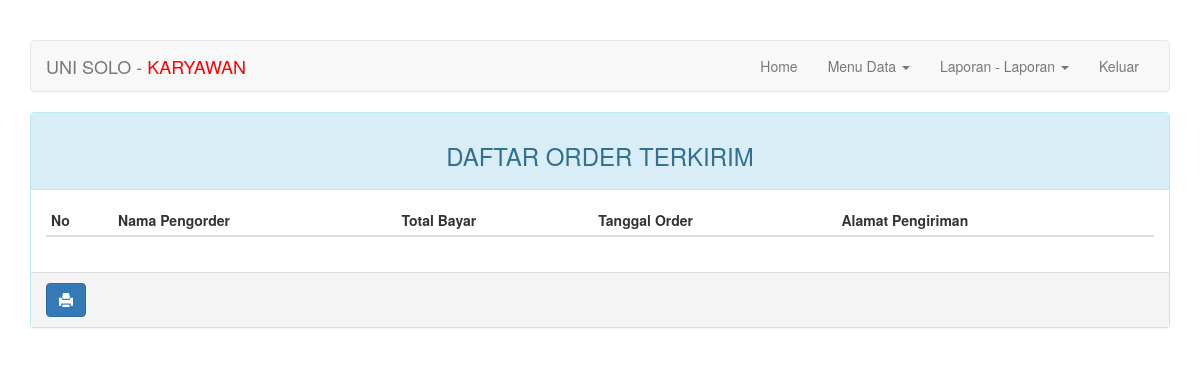
The page /karyawan/index.php?halaman=lap_order_terkirim (signed in) on the database as committed earlier.
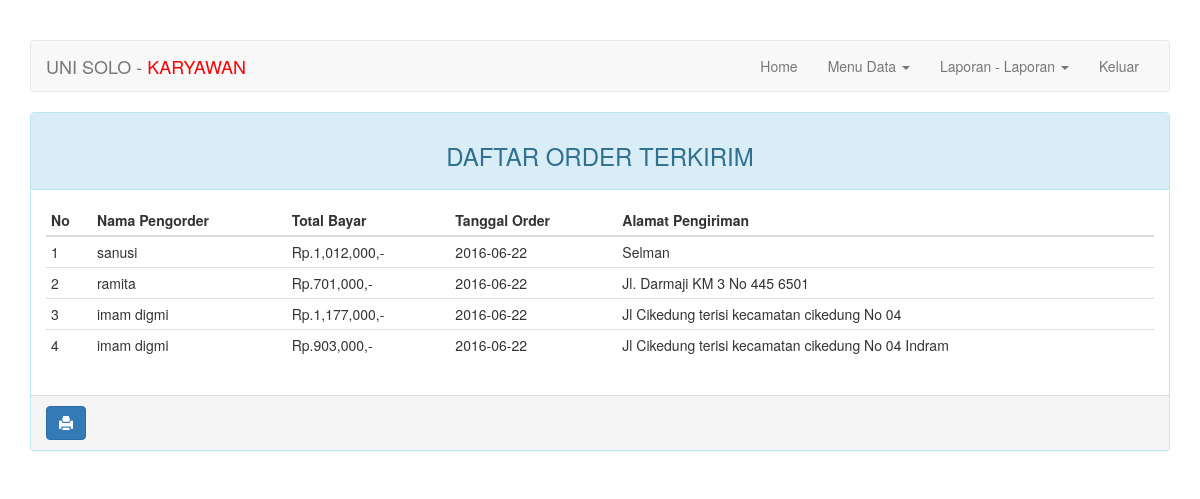
The same page on the database as committed later.
### tables this page shows
CREATE TABLE IF NOT EXISTS `order` (
`id_order` int(10) NOT NULL,
  `id_pelanggan` int(10) NOT NULL,
  `id_ongkos_kirim` int(3) NOT NULL,
  `total_bayar` int(7) NOT NULL,
  `status_konfirmasi` enum('sudah','belum') NOT NULL DEFAULT 'belum',
  `alamat_pengiriman` varchar(50) NOT NULL,
  `tgl_order` date NOT NULL,
  `tgl_tempo_order` date NOT NULL,
  `status_kirim` enum('sudah','belum') NOT NULL DEFAULT 'belum',
  `bukti_pembayaran` varchar(100) DEFAULT NULL
);

CREATE TABLE IF NOT EXISTS `pelanggan` (
`id_pelanggan` int(10) NOT NULL,
  `nama` varchar(20) NOT NULL,
  `email` varchar(20) NOT NULL,
  `telpon` varchar(12) NOT NULL,
  `alamat` varchar(50) NOT NULL,
  `password` varchar(60) NOT NULL
);

### karyawan/halaman/lap_order_terkirim.php (the view)
<div class="col-md-12">
    <div class="panel panel-info">
        <div class="panel-heading"><h3 class="text-center">DAFTAR ORDER TERKIRIM</h3></div>
        <div class="panel-body">
            <table class="table table-condensed">
                <thead>
                    <tr>
                        <th>No</th>
                        <th>Nama Pengorder</th>
                        <th>Total Bayar</th>
                        <th>Tanggal Order</th>
                        <th>Alamat Pengiriman</th>
                    </tr>
                </thead>
                <tbody>
                    <?php if($query = $koneksi->query("SELECT * FROM `order` o LEFT JOIN order_detail d ON o.id_order=d.id_order LEFT JOIN pelanggan p ON o.id_pelanggan=p.id_pelanggan WHERE o.status_kirim='sudah' GROUP BY o.id_order")): ?>
                        <?php $no = 1; ?>
                        <?php while($tamu = $query->fetch_array()): ?>
                            <tr>
                                <td><?=$no++?></td>
                                <td><?=$tamu['nama']?></td>
                                <td>Rp.<?=number_format($tamu['total_bayar'])?>,-</td>
                                <td><?=$tamu['tgl_order']?></td>
                                <td><?=$tamu['alamat_pengiriman']?></td>
                            </tr>
                        <?php endwhile ?>
                    <?php endif ?>
                </tbody>
            </table>
        </div>
        <div class="panel-footer hidden-print ">
            <a onClick="window.print();return false" class="btn btn-primary"><i class="glyphicon glyphicon-print"></i></a>
        </div>
    </div>
</div>

Rows that differ between the two databases and show on the page:
added order: id_pelanggan.nama "sanusi", total_bayar "1,012,000", tgl_order "2016-06-22", alamat_pengiriman "Selman"
added order: id_pelanggan.nama "ramita", total_bayar "701,000", tgl_order "2016-06-22", alamat_pengiriman "Jl. Darmaji KM 3 No 445 6501"
added order: id_pelanggan.nama "imam digmi", total_bayar "1,177,000", tgl_order "2016-06-22", alamat_pengiriman "Jl Cikedung terisi kecamatan cikedung No 04"
added order: id_pelanggan.nama "imam digmi", total_bayar "903,000", tgl_order "2016-06-22", alamat_pengiriman "Jl Cikedung terisi kecamatan cikedung No 04 Indram"
